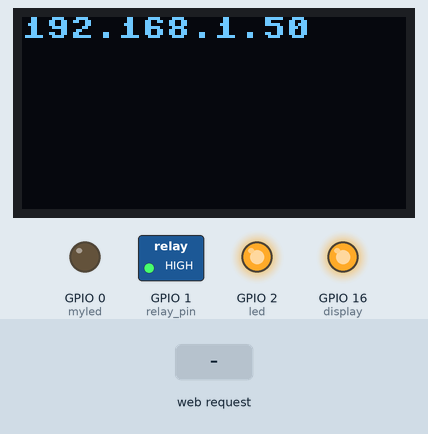
This program was run on a simulated ESP8266 board running MicroPython. Parts: 128×64 one-colour display, switched loads named in the program (green lamp = pin HIGH), output pins drawn as LEDs (lit = HIGH, except the on-board LED, lit = LOW). The test bench sets the inputs (shaded band). WiFi joins after 1.5 s; library files of the repository ran but are not shown: sh1106.py; what the program prints to the serial console is not drawn.

Above: at 2.8 s.
2.9 s: HTTP request GET /?led=on received
At 3.8 s:
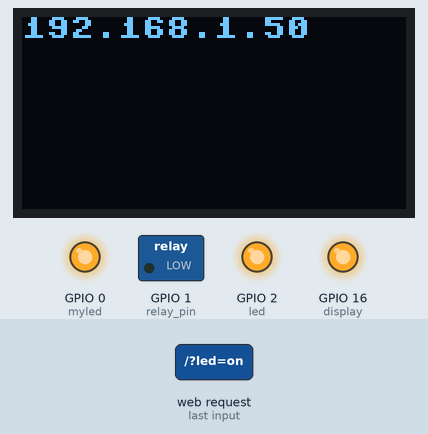
4.4 s: HTTP request GET /?led=off received
At 5.0 s:
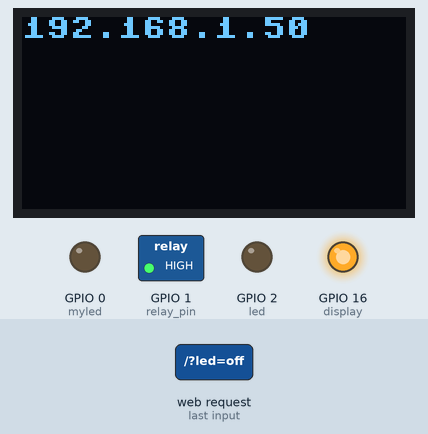
Timing chart, 0 to 7.4 s (numbered marks = the images above; inputs shaded):
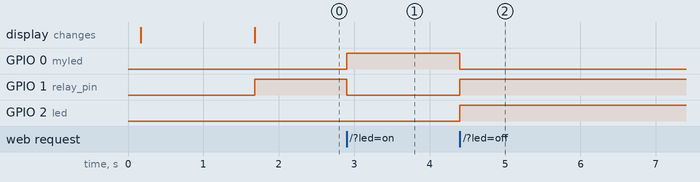

Measured:
- after the input at 2.9 s, GPIO 0 (myled): LOW → HIGH at once; GPIO 1 (relay_pin): HIGH → LOW at once
- after the input at 4.4 s, GPIO 0 (myled): HIGH → LOW at once; GPIO 1 (relay_pin), GPIO 2 (led): LOW → HIGH at once

The program:

esp8266_with_oled_relay.py
```python
import esp
import network
from machine import Pin
import socket
import sys

from machine import I2C
import sh1106

# Connections
# USB for power
# D1 -> SCK
# D2 -> SDA
# 3V3 -> VCC
# GND -> GND
# D6 -> LED+ -> Resistor -> GND

print("Before I2C")
i2c = I2C(sda=Pin(4), scl=Pin(5))
# i2c = I2C(0)
#
display = sh1106.SH1106_I2C(128, 64, i2c, Pin(16), 0x3c)
display.sleep(False)
display.invert(0)
#display.text('Hello, World!', 0, 0, 1)
#display.show()
print("After I2C")

# minicom -D /dev/cu.SLAB_USBtoUART -b 115200

ip = "X"
def do_connect():
    import network
    sta_if = network.WLAN(network.STA_IF)
    if not sta_if.isconnected():
        print('connecting to network...')
        sta_if.active(True)
        sta_if.connect('whiteknight', '')
        while not sta_if.isconnected():
            pass
    print('network config:', sta_if.ifconfig())
    return sta_if.ifconfig()[0]

ip = do_connect()
print(ip)

display.text(ip, 0,0, 1)
display.show()

led = Pin(2, Pin.OUT) # There are two LEDs 2, 16

myled = Pin(0, Pin.OUT) # GPIOZero - D3 pin
myled.value(0)

relay_pin = Pin(1, Pin.OUT) # GPIO1 - TX pin
relay_pin.value(1) # High implies - relay is open/off


def web_page():
    if led.value() == 1:
        gpio_state="ON"
    else:
        gpio_state="OFF"
    html = """<html><head> <title>ESP Web Server</title> <body> <h1>ESP Web Server</h1>
    <a href='http://192.168.1.22/?led=off'>Off</a><br/><a href='http://192.168.1.22/?led=on'>On</a><br><a href='http://192.168.1.22/?exit'>Exit</a><br><a href='https://www.google.com/'>Google</a>
    </body></html>"""
    return html

s = socket.socket(socket.AF_INET, socket.SOCK_STREAM)
s.bind(('', 80))
s.listen(5)


while True:
    conn, addr = s.accept()
    print('Got a connection from %s' % str(addr))
    request = conn.recv(1024)
    request = str(request)
    print('Content = %s' % request)
    led_on = request.find('/?led=on')
    led_off = request.find('/?led=off')

    if led_on == 6:
        print('LED ON')
        led.value(0)
        myled.value(1)
        relay_pin.value(0) # active low / relay on
    if led_off == 6:
        print('LED OFF')
        led.value(1)
        myled.value(0)
        relay_pin.value(1) # relay off
    response = web_page()
    conn.send('HTTP/1.1 200 OK\n')
    conn.send('Content-Type: text/html\n')
    conn.send('Connection: close\n\n')
    conn.sendall(response)
    conn.close()
```
